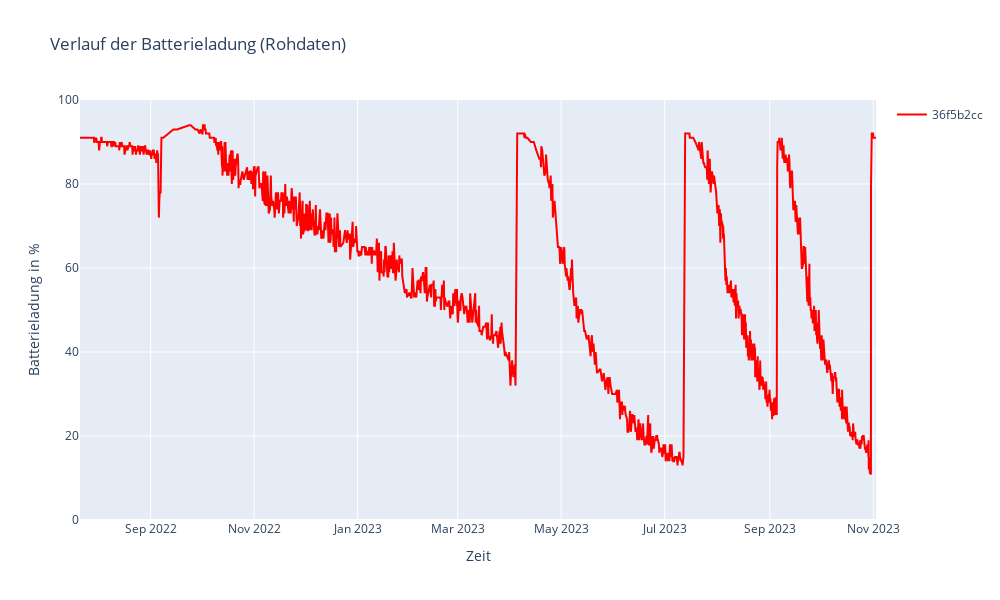

Notebook source saved alongside this figure:
### Code cell
plots.plot_device(df_raw, DEV, color="#F00", title="Verlauf der Batterieladung (Rohdaten)")

### Figure 1 — Plotly figure (JSON) as saved in the notebook; plotly's stock layout.template omitted (floating-point values rounded to 4 significant figures; data arrays with more than 128 entries replaced by an {"elided": "..."} marker saying what was removed)
{"data": [{"marker": {"color": "#F00"}, "mode": "lines", "name": "36f5b2cc", "type": "scatter", "x": {"elided": "1480 str values"}, "y": {"elided": "1480 int values"}}], "layout": {"height": 600, "showlegend": true, "title": {"text": "Verlauf der Batterieladung (Rohdaten)"}, "width": 1000, "xaxis": {"title": {"text": "Zeit"}}, "yaxis": {"range": [0, 100], "title": {"text": "Batterieladung in %"}}}}
